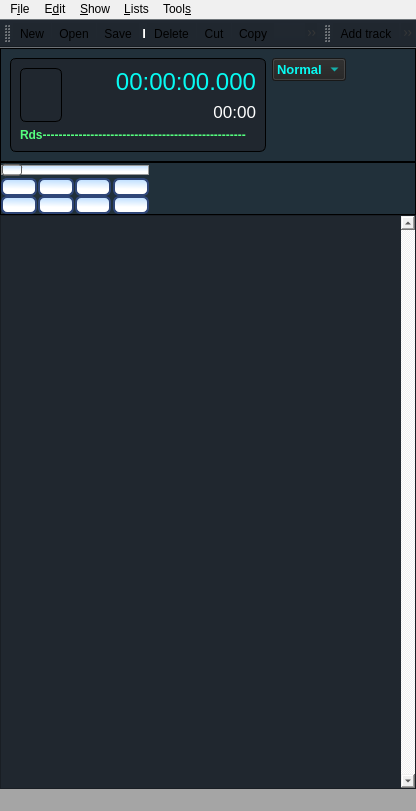
<?xml version="1.0" encoding="UTF-8"?>
<ui version="4.0">
 <class>FrmPlayer</class>
 <widget class="QMainWindow" name="FrmPlayer">
  <property name="geometry">
   <rect>
    <x>0</x>
    <y>0</y>
    <width>416</width>
    <height>811</height>
   </rect>
  </property>
  <property name="windowTitle">
   <string>MainWindow</string>
  </property>
  <property name="windowIcon">
   <iconset>
    <normaloff>:/newPrefix/iconos/radioit.ico</normaloff>:/newPrefix/iconos/radioit.ico</iconset>
  </property>
  <property name="styleSheet">
   <string notr="true">background-color: rgb(240, 240, 240);</string>
  </property>
  <widget class="QWidget" name="centralwidget">
   <layout class="QVBoxLayout" name="verticalLayout">
    <property name="spacing">
     <number>0</number>
    </property>
    <property name="leftMargin">
     <number>0</number>
    </property>
    <property name="topMargin">
     <number>0</number>
    </property>
    <property name="rightMargin">
     <number>0</number>
    </property>
    <property name="bottomMargin">
     <number>0</number>
    </property>
    <item>
     <widget class="QFrame" name="frame">
      <property name="sizePolicy">
       <sizepolicy hsizetype="Preferred" vsizetype="Preferred">
        <horstretch>0</horstretch>
        <verstretch>1</verstretch>
       </sizepolicy>
      </property>
      <property name="styleSheet">
       <string notr="true">background-color: rgb(33, 48, 58);
selection-background-color: rgb(255, 255, 255);

</string>
      </property>
      <property name="frameShape">
       <enum>QFrame::Panel</enum>
      </property>
      <property name="frameShadow">
       <enum>QFrame::Plain</enum>
      </property>
      <property name="lineWidth">
       <number>1</number>
      </property>
      <layout class="QHBoxLayout" name="horizontalLayout">
       <item>
        <widget class="QFrame" name="frame_2">
         <property name="sizePolicy">
          <sizepolicy hsizetype="Fixed" vsizetype="Preferred">
           <horstretch>3</horstretch>
           <verstretch>0</verstretch>
          </sizepolicy>
         </property>
         <property name="sizeIncrement">
          <size>
           <width>0</width>
           <height>0</height>
          </size>
         </property>
         <property name="styleSheet">
          <string notr="true">background-color: rgb(32, 39, 47);

     border-radius:6px;
   border: 1px solid #000000;</string>
         </property>
         <property name="frameShape">
          <enum>QFrame::Panel</enum>
         </property>
         <property name="frameShadow">
          <enum>QFrame::Plain</enum>
         </property>
         <property name="lineWidth">
          <number>3</number>
         </property>
         <property name="midLineWidth">
          <number>0</number>
         </property>
         <layout class="QGridLayout" name="gridLayout">
          <item row="1" column="0">
           <widget class="QVUMeter" name="Vumeter" native="true">
            <property name="sizePolicy">
             <sizepolicy hsizetype="Fixed" vsizetype="Preferred">
              <horstretch>0</horstretch>
              <verstretch>0</verstretch>
             </sizepolicy>
            </property>
            <property name="minimumSize">
             <size>
              <width>0</width>
              <height>0</height>
             </size>
            </property>
            <property name="maximumSize">
             <size>
              <width>42</width>
              <height>100</height>
             </size>
            </property>
            <property name="toolTip">
             <string>VU Meter</string>
            </property>
            <property name="whatsThis">
             <string>VU Meter</string>
            </property>
            <property name="colorBg" stdset="0">
             <color>
              <red>121</red>
              <green>136</green>
              <blue>177</blue>
             </color>
            </property>
            <property name="leftValue" stdset="0">
             <double>70.000000000000000</double>
            </property>
            <property name="rightValue" stdset="0">
             <double>87.000000000000000</double>
            </property>
            <property name="minValue" stdset="0">
             <double>0.000000000000000</double>
            </property>
            <property name="maxValue" stdset="0">
             <double>100.000000000000000</double>
            </property>
            <property name="dimValue" stdset="0">
             <number>9</number>
            </property>
           </widget>
          </item>
          <item row="1" column="2">
           <layout class="QVBoxLayout" name="verticalLayout_3">
            <item>
             <widget class="QLabel" name="Label">
              <property name="sizePolicy">
               <sizepolicy hsizetype="Preferred" vsizetype="Preferred">
                <horstretch>0</horstretch>
                <verstretch>0</verstretch>
               </sizepolicy>
              </property>
              <property name="font">
               <font>
                <family>Arial</family>
                <pointsize>18</pointsize>
               </font>
              </property>
              <property name="styleSheet">
               <string notr="true">color: rgb(7, 250, 242);
   border: 0px solid #4a9afd;</string>
              </property>
              <property name="frameShape">
               <enum>QFrame::NoFrame</enum>
              </property>
              <property name="frameShadow">
               <enum>QFrame::Plain</enum>
              </property>
              <property name="lineWidth">
               <number>0</number>
              </property>
              <property name="text">
               <string>00:00:00.000</string>
              </property>
              <property name="alignment">
               <set>Qt::AlignRight|Qt::AlignTrailing|Qt::AlignVCenter</set>
              </property>
             </widget>
            </item>
            <item>
             <widget class="QLabel" name="Label2">
              <property name="font">
               <font>
                <family>Arial</family>
                <pointsize>13</pointsize>
               </font>
              </property>
              <property name="styleSheet">
               <string notr="true">color: rgb(255, 255, 255);

  border: 0px solid #4a9afd;</string>
              </property>
              <property name="text">
               <string>00:00</string>
              </property>
              <property name="alignment">
               <set>Qt::AlignRight|Qt::AlignTrailing|Qt::AlignVCenter</set>
              </property>
             </widget>
            </item>
           </layout>
          </item>
          <item row="1" column="1">
           <spacer name="horizontalSpacer_3">
            <property name="orientation">
             <enum>Qt::Horizontal</enum>
            </property>
            <property name="sizeHint" stdset="0">
             <size>
              <width>83</width>
              <height>20</height>
             </size>
            </property>
           </spacer>
          </item>
          <item row="2" column="0" colspan="3">
           <widget class="QLabel" name="label_3">
            <property name="sizePolicy">
             <sizepolicy hsizetype="Fixed" vsizetype="Preferred">
              <horstretch>3</horstretch>
              <verstretch>0</verstretch>
             </sizepolicy>
            </property>
            <property name="font">
             <font>
              <weight>75</weight>
              <bold>true</bold>
             </font>
            </property>
            <property name="styleSheet">
             <string notr="true">color: rgb(85, 255, 127);
  border: 0px solid #4a9afd;</string>
            </property>
            <property name="text">
             <string>Rds---------------------------------------------------</string>
            </property>
            <property name="textFormat">
             <enum>Qt::AutoText</enum>
            </property>
            <property name="scaledContents">
             <bool>true</bool>
            </property>
            <property name="wordWrap">
             <bool>false</bool>
            </property>
            <property name="margin">
             <number>0</number>
            </property>
            <property name="indent">
             <number>0</number>
            </property>
           </widget>
          </item>
         </layout>
        </widget>
       </item>
       <item>
        <layout class="QVBoxLayout" name="verticalLayout_2">
         <item>
          <widget class="QComboBox" name="comboBox">
           <property name="font">
            <font>
             <pointsize>10</pointsize>
             <weight>75</weight>
             <bold>true</bold>
            </font>
           </property>
           <property name="styleSheet">
            <string notr="true">QComboBox {
     background-color: rgb(34, 34, 34);
    color: rgb(7, 250, 242);
	selection-color: rgb(7, 250, 242);

   selection-background-color: rgb(34, 34, 34);
	
 }

 QComboBox QAbstractItemView {
     
	background-color: rgb(34, 34, 34);
	color: rgb(255, 255, 255);

	
	selection-color: rgb(255, 255, 255);

	selection-background-color: #5d83bf;

 }</string>
           </property>
           <item>
            <property name="text">
             <string>Normal</string>
            </property>
           </item>
           <item>
            <property name="text">
             <string>Manual</string>
            </property>
           </item>
           <item>
            <property name="text">
             <string>Repeat</string>
            </property>
           </item>
          </widget>
         </item>
         <item>
          <spacer name="verticalSpacer">
           <property name="orientation">
            <enum>Qt::Vertical</enum>
           </property>
           <property name="sizeHint" stdset="0">
            <size>
             <width>20</width>
             <height>40</height>
            </size>
           </property>
          </spacer>
         </item>
        </layout>
       </item>
       <item>
        <spacer name="horizontalSpacer">
         <property name="orientation">
          <enum>Qt::Horizontal</enum>
         </property>
         <property name="sizeHint" stdset="0">
          <size>
           <width>107</width>
           <height>20</height>
          </size>
         </property>
        </spacer>
       </item>
      </layout>
     </widget>
    </item>
    <item>
     <widget class="QFrame" name="frame_3">
      <property name="sizePolicy">
       <sizepolicy hsizetype="Preferred" vsizetype="Preferred">
        <horstretch>0</horstretch>
        <verstretch>0</verstretch>
       </sizepolicy>
      </property>
      <property name="baseSize">
       <size>
        <width>0</width>
        <height>0</height>
       </size>
      </property>
      <property name="styleSheet">
       <string notr="true">background-color: rgb(33, 48, 58);</string>
      </property>
      <property name="frameShape">
       <enum>QFrame::Panel</enum>
      </property>
      <property name="frameShadow">
       <enum>QFrame::Plain</enum>
      </property>
      <layout class="QHBoxLayout" name="horizontalLayout_2">
       <property name="spacing">
        <number>0</number>
       </property>
       <property name="leftMargin">
        <number>0</number>
       </property>
       <property name="topMargin">
        <number>0</number>
       </property>
       <property name="rightMargin">
        <number>0</number>
       </property>
       <property name="bottomMargin">
        <number>0</number>
       </property>
       <item>
        <layout class="QGridLayout" name="gridLayout_2">
         <property name="leftMargin">
          <number>0</number>
         </property>
         <property name="horizontalSpacing">
          <number>1</number>
         </property>
         <property name="verticalSpacing">
          <number>0</number>
         </property>
         <item row="0" column="0" colspan="5">
          <widget class="QSlider" name="Slider">
           <property name="sizePolicy">
            <sizepolicy hsizetype="Expanding" vsizetype="Fixed">
             <horstretch>0</horstretch>
             <verstretch>0</verstretch>
            </sizepolicy>
           </property>
           <property name="styleSheet">
            <string notr="true"> QSlider::groove:horizontal {
     border: 1px solid #999999;
     height: 8px; /* the groove expands to the size of the slider by default. by giving it a height, it has a fixed size */
background-color: qlineargradient(spread:pad, x1:0.98, y1:0.642, x2:1, y2:0.0113636, stop:0 rgba(255, 255, 255, 255), stop:1 rgba(187, 221, 255, 255));
   
     margin: 2px 0;
 }

 QSlider::handle:horizontal {
     background: qlineargradient(x1: 0, y1: 0, x2: 0, y2: 1,
                                       stop: 0 #5aa3fd, stop: 1 #1f406a);
     border: 1px solid #5c5c5c;
     width: 18px;
     margin: -2px 0; /* handle is placed by default on the contents rect of the groove. Expand outside the groove */
     border-radius: 3px;
 }
</string>
           </property>
           <property name="orientation">
            <enum>Qt::Horizontal</enum>
           </property>
          </widget>
         </item>
         <item row="1" column="0">
          <widget class="QPushButton" name="BtnPlay">
           <property name="sizePolicy">
            <sizepolicy hsizetype="Fixed" vsizetype="Fixed">
             <horstretch>0</horstretch>
             <verstretch>0</verstretch>
            </sizepolicy>
           </property>
           <property name="cursor">
            <cursorShape>PointingHandCursor</cursorShape>
           </property>
           <property name="autoFillBackground">
            <bool>false</bool>
           </property>
           <property name="styleSheet">
            <string notr="true">background-color: qlineargradient(spread:pad, x1:0.98, y1:0.642, x2:1, y2:0.0113636, stop:0 rgba(255, 255, 255, 255), stop:1 rgba(187, 221, 255, 255));

 border: 2px solid #2f4678;

     border-radius:6px;

    </string>
           </property>
           <property name="text">
            <string/>
           </property>
           <property name="icon">
            <iconset>
             <normaloff>:/newPrefix/iconos/player/play.png</normaloff>:/newPrefix/iconos/player/play.png</iconset>
           </property>
           <property name="iconSize">
            <size>
             <width>50</width>
             <height>30</height>
            </size>
           </property>
          </widget>
         </item>
         <item row="1" column="1">
          <widget class="QPushButton" name="BtnPause">
           <property name="sizePolicy">
            <sizepolicy hsizetype="Fixed" vsizetype="Fixed">
             <horstretch>0</horstretch>
             <verstretch>0</verstretch>
            </sizepolicy>
           </property>
           <property name="autoFillBackground">
            <bool>false</bool>
           </property>
           <property name="styleSheet">
            <string notr="true">background-color: qlineargradient(spread:pad, x1:0.98, y1:0.642, x2:1, y2:0.0113636, stop:0 rgba(255, 255, 255, 255), stop:1 rgba(187, 221, 255, 255));

 border: 2px solid #2f4678;

     border-radius:6px;

    </string>
           </property>
           <property name="text">
            <string/>
           </property>
           <property name="icon">
            <iconset>
             <normaloff>:/newPrefix/iconos/player/pause.png</normaloff>:/newPrefix/iconos/player/pause.png</iconset>
           </property>
           <property name="iconSize">
            <size>
             <width>50</width>
             <height>30</height>
            </size>
           </property>
          </widget>
         </item>
         <item row="1" column="2">
          <widget class="QPushButton" name="BtnStop">
           <property name="sizePolicy">
            <sizepolicy hsizetype="Fixed" vsizetype="Fixed">
             <horstretch>0</horstretch>
             <verstretch>0</verstretch>
            </sizepolicy>
           </property>
           <property name="autoFillBackground">
            <bool>false</bool>
           </property>
           <property name="styleSheet">
            <string notr="true">background-color: qlineargradient(spread:pad, x1:0.98, y1:0.642, x2:1, y2:0.0113636, stop:0 rgba(255, 255, 255, 255), stop:1 rgba(187, 221, 255, 255));

 border: 2px solid #2f4678;

     border-radius:6px;

    </string>
           </property>
           <property name="text">
            <string/>
           </property>
           <property name="icon">
            <iconset>
             <normaloff>:/newPrefix/iconos/player/stop.png</normaloff>:/newPrefix/iconos/player/stop.png</iconset>
           </property>
           <property name="iconSize">
            <size>
             <width>50</width>
             <height>30</height>
            </size>
           </property>
          </widget>
         </item>
         <item row="2" column="0">
          <widget class="QPushButton" name="BtnAtras">
           <property name="sizePolicy">
            <sizepolicy hsizetype="Fixed" vsizetype="Fixed">
             <horstretch>0</horstretch>
             <verstretch>0</verstretch>
            </sizepolicy>
           </property>
           <property name="styleSheet">
            <string notr="true">background-color: qlineargradient(spread:pad, x1:0.98, y1:0.642, x2:1, y2:0.0113636, stop:0 rgba(255, 255, 255, 255), stop:1 rgba(187, 221, 255, 255));

 border: 2px solid #2f4678;

     border-radius:6px;
</string>
           </property>
           <property name="icon">
            <iconset>
             <normaloff>:/newPrefix/iconos/player/retroceso.png</normaloff>:/newPrefix/iconos/player/retroceso.png</iconset>
           </property>
           <property name="iconSize">
            <size>
             <width>50</width>
             <height>30</height>
            </size>
           </property>
          </widget>
         </item>
         <item row="2" column="1">
          <widget class="QPushButton" name="BtnAlante">
           <property name="sizePolicy">
            <sizepolicy hsizetype="Fixed" vsizetype="Fixed">
             <horstretch>0</horstretch>
             <verstretch>0</verstretch>
            </sizepolicy>
           </property>
           <property name="styleSheet">
            <string notr="true">background-color: qlineargradient(spread:pad, x1:0.98, y1:0.642, x2:1, y2:0.0113636, stop:0 rgba(255, 255, 255, 255), stop:1 rgba(187, 221, 255, 255));

 border: 2px solid #2f4678;

     border-radius:6px;
</string>
           </property>
           <property name="icon">
            <iconset>
             <normaloff>:/newPrefix/iconos/player/avance.png</normaloff>:/newPrefix/iconos/player/avance.png</iconset>
           </property>
           <property name="iconSize">
            <size>
             <width>50</width>
             <height>30</height>
            </size>
           </property>
          </widget>
         </item>
         <item row="1" column="4">
          <widget class="QPushButton" name="BtnLoop">
           <property name="styleSheet">
            <string notr="true">background-color: qlineargradient(spread:pad, x1:0.98, y1:0.642, x2:1, y2:0.0113636, stop:0 rgba(255, 255, 255, 255), stop:1 rgba(187, 221, 255, 255));

 border: 2px solid #2f4678;

     border-radius:6px;
</string>
           </property>
           <property name="icon">
            <iconset>
             <normaloff>:/newPrefix/iconos/player/loop.png</normaloff>:/newPrefix/iconos/player/loop.png</iconset>
           </property>
           <property name="iconSize">
            <size>
             <width>50</width>
             <height>30</height>
            </size>
           </property>
          </widget>
         </item>
         <item row="2" column="4">
          <widget class="QPushButton" name="BtnPurge">
           <property name="styleSheet">
            <string notr="true">background-color: qlineargradient(spread:pad, x1:0.98, y1:0.642, x2:1, y2:0.0113636, stop:0 rgba(255, 255, 255, 255), stop:1 rgba(187, 221, 255, 255));

 border: 2px solid #2f4678;

     border-radius:6px;
</string>
           </property>
           <property name="icon">
            <iconset>
             <normaloff>:/newPrefix/iconos/player/purge.png</normaloff>:/newPrefix/iconos/player/purge.png</iconset>
           </property>
           <property name="iconSize">
            <size>
             <width>50</width>
             <height>30</height>
            </size>
           </property>
          </widget>
         </item>
         <item row="2" column="2">
          <widget class="QPushButton" name="BtnPisador">
           <property name="sizePolicy">
            <sizepolicy hsizetype="Fixed" vsizetype="Fixed">
             <horstretch>0</horstretch>
             <verstretch>0</verstretch>
            </sizepolicy>
           </property>
           <property name="styleSheet">
            <string notr="true">background-color: qlineargradient(spread:pad, x1:0.98, y1:0.642, x2:1, y2:0.0113636, stop:0 rgba(255, 255, 255, 255), stop:1 rgba(187, 221, 255, 255));

 border: 2px solid #2f4678;

     border-radius:6px;
</string>
           </property>
           <property name="icon">
            <iconset>
             <normaloff>:/newPrefix/iconos/player/pisador.png</normaloff>:/newPrefix/iconos/player/pisador.png</iconset>
           </property>
           <property name="iconSize">
            <size>
             <width>50</width>
             <height>30</height>
            </size>
           </property>
          </widget>
         </item>
        </layout>
       </item>
       <item>
        <spacer name="horizontalSpacer_2">
         <property name="orientation">
          <enum>Qt::Horizontal</enum>
         </property>
         <property name="sizeHint" stdset="0">
          <size>
           <width>106</width>
           <height>20</height>
          </size>
         </property>
        </spacer>
       </item>
      </layout>
     </widget>
    </item>
    <item>
     <widget class="QScrollArea" name="Lista">
      <property name="sizePolicy">
       <sizepolicy hsizetype="Expanding" vsizetype="Expanding">
        <horstretch>0</horstretch>
        <verstretch>7</verstretch>
       </sizepolicy>
      </property>
      <property name="styleSheet">
       <string notr="true">background-color: rgb(32, 39, 47);

	
	color: rgb(7, 250, 242);
	</string>
      </property>
      <property name="verticalScrollBarPolicy">
       <enum>Qt::ScrollBarAlwaysOn</enum>
      </property>
      <property name="widgetResizable">
       <bool>true</bool>
      </property>
      <widget class="QWidget" name="scrollAreaWidgetContents">
       <property name="geometry">
        <rect>
         <x>0</x>
         <y>0</y>
         <width>392</width>
         <height>526</height>
        </rect>
       </property>
      </widget>
     </widget>
    </item>
   </layout>
  </widget>
  <widget class="QMenuBar" name="menubar">
   <property name="geometry">
    <rect>
     <x>0</x>
     <y>0</y>
     <width>416</width>
     <height>20</height>
    </rect>
   </property>
   <property name="styleSheet">
    <string notr="true">QMenuBar {
  
	background-color: rgb(34, 34, 34);
	color: rgb(255, 255, 255);
 }

 QMenuBar::item {
     spacing: 3px; /* spacing between menu bar items */
     padding: 1px 4px;
     background: transparent;
     border-radius: 4px;
 }

 QMenuBar::item:selected { /* when selected using mouse or keyboard */
     background: #5d83bf;
 }

 QMenuBar::item:pressed {
     background: #5d83bf;
 }
Customiz</string>
   </property>
   <property name="nativeMenuBar">
    <bool>true</bool>
   </property>
   <widget class="QMenu" name="menuFile">
    <property name="styleSheet">
     <string notr="true">
 QMenu {
  background-color: rgb(34, 34, 34);
color: rgb(255, 255, 255);
     border: 1px solid black;
 }

 QMenu::item {
     /* sets background of menu item. set this to something non-transparent
         if you want menu color and menu item color to be different */
     background-color: transparent;
 }

 QMenu::item:selected { /* when user selects item using mouse or keyboard */
   /*  background-color: #654321;*/

background-color: qlineargradient(spread:pad, x1:1, y1:1, x2:1, y2:0, stop:0 rgba(129, 166, 226, 255), stop:1 rgba(93, 131, 190, 255));
 }
For a mor
</string>
    </property>
    <property name="title">
     <string>F&amp;ile</string>
    </property>
    <addaction name="actionNuevo"/>
    <addaction name="actionAbrir"/>
    <addaction name="actionGuardar"/>
    <addaction name="actionGuardar_Como"/>
    <addaction name="separator"/>
    <addaction name="actionRecent"/>
    <addaction name="separator"/>
    <addaction name="actionSalir"/>
   </widget>
   <widget class="QMenu" name="menuEdit">
    <property name="styleSheet">
     <string notr="true">
 QMenu {
  background-color: rgb(34, 34, 34);
color: rgb(255, 255, 255);
     border: 1px solid black;
 }

 QMenu::item {
     /* sets background of menu item. set this to something non-transparent
         if you want menu color and menu item color to be different */
     background-color: transparent;
 }

 QMenu::item:selected { /* when user selects item using mouse or keyboard */
   /*  background-color: #654321;*/

background-color: qlineargradient(spread:pad, x1:1, y1:1, x2:1, y2:0, stop:0 rgba(129, 166, 226, 255), stop:1 rgba(93, 131, 190, 255));
 }
For a mor
 </string>
    </property>
    <property name="title">
     <string>E&amp;dit&amp;</string>
    </property>
    <addaction name="actionCortar"/>
    <addaction name="actionCopiar"/>
    <addaction name="actionPegar"/>
    <addaction name="actionBorrar"/>
   </widget>
   <widget class="QMenu" name="menuLista">
    <property name="styleSheet">
     <string notr="true">
 QMenu {
  background-color: rgb(34, 34, 34);
color: rgb(255, 255, 255);
     border: 1px solid black;
 }

 QMenu::item {
     /* sets background of menu item. set this to something non-transparent
         if you want menu color and menu item color to be different */
     background-color: transparent;
 }

 QMenu::item:selected { /* when user selects item using mouse or keyboard */
   /*  background-color: #654321;*/

background-color: qlineargradient(spread:pad, x1:1, y1:1, x2:1, y2:0, stop:0 rgba(129, 166, 226, 255), stop:1 rgba(93, 131, 190, 255));
 }
For a mor
 </string>
    </property>
    <property name="title">
     <string>&amp;Lists</string>
    </property>
    <widget class="QMenu" name="menuComandos">
     <property name="title">
      <string>&amp;Commands</string>
     </property>
     <addaction name="actionAddStop"/>
    </widget>
    <widget class="QMenu" name="menuHTH">
     <property name="title">
      <string>&amp;Weather</string>
     </property>
     <property name="icon">
      <iconset>
       <normaloff>:/newPrefix/iconos/menu/hth.png</normaloff>:/newPrefix/iconos/menu/hth.png</iconset>
     </property>
     <addaction name="actionAddHora"/>
     <addaction name="actionAddTemperatura"/>
     <addaction name="actionAddHumedad"/>
    </widget>
    <addaction name="actionAddPista"/>
    <addaction name="menuComandos"/>
    <addaction name="menuHTH"/>
   </widget>
   <widget class="QMenu" name="menuVer">
    <property name="styleSheet">
     <string notr="true">
 QMenu {
  background-color: rgb(34, 34, 34);
color: rgb(255, 255, 255);
     border: 1px solid black;
 }

 QMenu::item {
     /* sets background of menu item. set this to something non-transparent
         if you want menu color and menu item color to be different */
     background-color: transparent;
 }

 QMenu::item:selected { /* when user selects item using mouse or keyboard */
   /*  background-color: #654321;*/

background-color: qlineargradient(spread:pad, x1:1, y1:1, x2:1, y2:0, stop:0 rgba(129, 166, 226, 255), stop:1 rgba(93, 131, 190, 255));
 }
For a mor
 </string>
    </property>
    <property name="title">
     <string>&amp;Show</string>
    </property>
    <widget class="QMenu" name="menuBarraHerramientas">
     <property name="title">
      <string>&amp;Toolbars</string>
     </property>
     <addaction name="actionFichero"/>
     <addaction name="actionLista"/>
    </widget>
    <addaction name="menuBarraHerramientas"/>
   </widget>
   <widget class="QMenu" name="menuHerramientas">
    <property name="styleSheet">
     <string notr="true">
 QMenu {
  background-color: rgb(34, 34, 34);
color: rgb(255, 255, 255);
     border: 1px solid black;
 }

 QMenu::item {
     /* sets background of menu item. set this to something non-transparent
         if you want menu color and menu item color to be different */
     background-color: transparent;
 }

 QMenu::item:selected { /* when user selects item using mouse or keyboard */
   /*  background-color: #654321;*/

background-color: qlineargradient(spread:pad, x1:1, y1:1, x2:1, y2:0, stop:0 rgba(129, 166, 226, 255), stop:1 rgba(93, 131, 190, 255));
 }
For a mor
 </string>
    </property>
    <property name="title">
     <string>Tool&amp;s</string>
    </property>
    <addaction name="actionPreferencias"/>
   </widget>
   <addaction name="menuFile"/>
   <addaction name="menuEdit"/>
   <addaction name="menuVer"/>
   <addaction name="menuLista"/>
   <addaction name="menuHerramientas"/>
  </widget>
  <widget class="QStatusBar" name="statusbar">
   <property name="styleSheet">
    <string notr="true">background-color: rgb(165, 165, 165);</string>
   </property>
  </widget>
  <widget class="QToolBar" name="toolBar">
   <property name="contextMenuPolicy">
    <enum>Qt::CustomContextMenu</enum>
   </property>
   <property name="styleSheet">
    <string notr="true">

QToolBar {
      background-color: rgb(32, 39, 47);

      
     }


QToolButton { /* all types of tool button */
     background-color: rgb(32, 39, 47);

     }

QToolButton:hover {
  background-color: qlineargradient(spread:pad, x1:1, y1:1, x2:1, y2:0, stop:0 rgba(129, 166, 226, 255), stop:1 rgba(93, 131, 190, 255));
 }

 </string>
   </property>
   <property name="floatable">
    <bool>false</bool>
   </property>
   <attribute name="toolBarArea">
    <enum>TopToolBarArea</enum>
   </attribute>
   <attribute name="toolBarBreak">
    <bool>false</bool>
   </attribute>
   <addaction name="actionNuevo"/>
   <addaction name="actionAbrir"/>
   <addaction name="actionGuardar"/>
   <addaction name="separator"/>
   <addaction name="actionBorrar"/>
   <addaction name="actionCortar"/>
   <addaction name="actionCopiar"/>
   <addaction name="actionPegar"/>
  </widget>
  <widget class="QToolBar" name="toolBar2">
   <property name="contextMenuPolicy">
    <enum>Qt::CustomContextMenu</enum>
   </property>
   <property name="styleSheet">
    <string notr="true">

QToolBar {
      background-color: rgb(32, 39, 47);

      
     }


QToolButton { /* all types of tool button */
     background-color: rgb(32, 39, 47);

     }

QToolButton:hover {
  background-color: qlineargradient(spread:pad, x1:1, y1:1, x2:1, y2:0, stop:0 rgba(129, 166, 226, 255), stop:1 rgba(93, 131, 190, 255));
 }</string>
   </property>
   <property name="floatable">
    <bool>false</bool>
   </property>
   <attribute name="toolBarArea">
    <enum>TopToolBarArea</enum>
   </attribute>
   <attribute name="toolBarBreak">
    <bool>false</bool>
   </attribute>
   <addaction name="actionAddPista"/>
   <addaction name="actionAddHora"/>
   <addaction name="actionAddTemperatura"/>
   <addaction name="actionAddHumedad"/>
  </widget>
  <action name="actionNuevo">
   <property name="icon">
    <iconset>
     <normaloff>:/newPrefix/iconos/menu/filenew.png</normaloff>:/newPrefix/iconos/menu/filenew.png</iconset>
   </property>
   <property name="text">
    <string>&amp;New</string>
   </property>
   <property name="shortcut">
    <string>Ctrl+N</string>
   </property>
  </action>
  <action name="actionAbrir">
   <property name="icon">
    <iconset>
     <normaloff>:/newPrefix/iconos/menu/fileopen.png</normaloff>:/newPrefix/iconos/menu/fileopen.png</iconset>
   </property>
   <property name="text">
    <string>&amp;Open</string>
   </property>
   <property name="shortcut">
    <string>Ctrl+O</string>
   </property>
  </action>
  <action name="actionGuardar">
   <property name="icon">
    <iconset>
     <normaloff>:/newPrefix/iconos/menu/filesave.png</normaloff>:/newPrefix/iconos/menu/filesave.png</iconset>
   </property>
   <property name="text">
    <string>&amp;Save</string>
   </property>
   <property name="shortcut">
    <string>Ctrl+S</string>
   </property>
  </action>
  <action name="actionGuardar_Como">
   <property name="text">
    <string>Save &amp;As</string>
   </property>
  </action>
  <action name="actionCortar">
   <property name="icon">
    <iconset>
     <normaloff>:/newPrefix/iconos/menu/cut.png</normaloff>:/newPrefix/iconos/menu/cut.png</iconset>
   </property>
   <property name="text">
    <string>&amp;Cut</string>
   </property>
   <property name="shortcut">
    <string>Ctrl+X</string>
   </property>
  </action>
  <action name="actionCopiar">
   <property name="icon">
    <iconset>
     <normaloff>:/newPrefix/iconos/menu/copy.png</normaloff>:/newPrefix/iconos/menu/copy.png</iconset>
   </property>
   <property name="text">
    <string>C&amp;opy</string>
   </property>
   <property name="shortcut">
    <string>Ctrl+C</string>
   </property>
  </action>
  <action name="actionRecent">
   <property name="text">
    <string>&amp;Recent</string>
   </property>
  </action>
  <action name="actionSalir">
   <property name="text">
    <string>&amp;Quit</string>
   </property>
  </action>
  <action name="actionPegar">
   <property name="icon">
    <iconset>
     <normaloff>:/newPrefix/iconos/menu/paste.png</normaloff>:/newPrefix/iconos/menu/paste.png</iconset>
   </property>
   <property name="text">
    <string>&amp;Paste</string>
   </property>
   <property name="shortcut">
    <string>Ctrl+V</string>
   </property>
  </action>
  <action name="actionBorrar">
   <property name="icon">
    <iconset>
     <normaloff>:/newPrefix/iconos/menu/delete.png</normaloff>:/newPrefix/iconos/menu/delete.png</iconset>
   </property>
   <property name="text">
    <string>&amp;Delete</string>
   </property>
   <property name="shortcut">
    <string>Del</string>
   </property>
  </action>
  <action name="actionAddPista">
   <property name="icon">
    <iconset>
     <normaloff>:/newPrefix/iconos/menu/añadir.png</normaloff>:/newPrefix/iconos/menu/añadir.png</iconset>
   </property>
   <property name="text">
    <string>&amp;Add track</string>
   </property>
   <property name="shortcut">
    <string>Ctrl+A</string>
   </property>
  </action>
  <action name="actionAddStop">
   <property name="icon">
    <iconset>
     <normaloff>:/newPrefix/iconos/player/stop.png</normaloff>:/newPrefix/iconos/player/stop.png</iconset>
   </property>
   <property name="text">
    <string>&amp;Add stop commands</string>
   </property>
  </action>
  <action name="actionAddHora">
   <property name="icon">
    <iconset>
     <normaloff>:/newPrefix/iconos/menu/relog.png</normaloff>:/newPrefix/iconos/menu/relog.png</iconset>
   </property>
   <property name="text">
    <string>Add voiceover &amp;hour</string>
   </property>
   <property name="shortcut">
    <string>Ctrl+H</string>
   </property>
  </action>
  <action name="actionAddTemperatura">
   <property name="icon">
    <iconset>
     <normaloff>:/newPrefix/iconos/menu/sol.png</normaloff>:/newPrefix/iconos/menu/sol.png</iconset>
   </property>
   <property name="text">
    <string>Add vouceover &amp;temperature</string>
   </property>
  </action>
  <action name="actionAddHumedad">
   <property name="icon">
    <iconset>
     <normaloff>:/newPrefix/iconos/menu/nube.png</normaloff>:/newPrefix/iconos/menu/nube.png</iconset>
   </property>
   <property name="text">
    <string>Add vouceover &amp;humidity</string>
   </property>
  </action>
  <action name="actionFichero">
   <property name="checkable">
    <bool>true</bool>
   </property>
   <property name="checked">
    <bool>true</bool>
   </property>
   <property name="text">
    <string>&amp;File</string>
   </property>
  </action>
  <action name="actionLista">
   <property name="checkable">
    <bool>true</bool>
   </property>
   <property name="checked">
    <bool>true</bool>
   </property>
   <property name="text">
    <string>&amp;Lists</string>
   </property>
  </action>
  <action name="actionPreferencias">
   <property name="icon">
    <iconset>
     <normaloff>:/newPrefix/iconos/menu/preferencias.png</normaloff>:/newPrefix/iconos/menu/preferencias.png</iconset>
   </property>
   <property name="text">
    <string>&amp;Preferences</string>
   </property>
  </action>
 </widget>
 <customwidgets>
  <customwidget>
   <class>QVUMeter</class>
   <extends>QWidget</extends>
   <header>qvumeter.h</header>
  </customwidget>
 </customwidgets>
 <resources>
  <include location="radioit.qrc"/>
 </resources>
 <connections/>
</ui>
